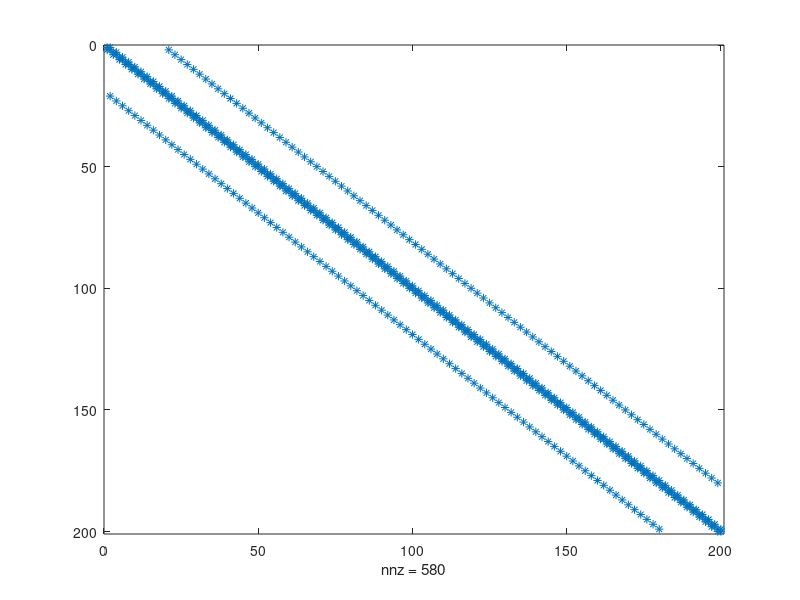

Here is the MATLAB script that generated this plot: (Note: this script raises an error after producing the figure.)
clear all;
close all;

p.NumBowties = 100;
p.REmitter = 1; % 1 ohm 
p.RCollector = 1; % 1 ohm 
%p.Area = 0.0001; % need to actually get a reasonable estimate  
p.Area = 5e-18; % 5 nm^2
%p.Beta = 0.9; % enhancement factor 
p.Beta = 25; % enhancement factor 
p.Distance = 10; % 10 nm
p.workFunction = 5.1; % work function of gold 
p.CemitterCollector = 0.1; % nano farad
p.Cparasitic = 0.08; % 0.1 nano farad
% p.Radius = 1; % 1 nm?
p.Radius = 10; % 1 nm
p.taby = csvread('rspa20140811supp3.csv');    
% number of rows
p.row = 10;
% number of columns 
p.col = 10;
p.Ccoupling = 0.03;
%u.jnano = 1;

v1 = 5;
v2 = 0;
u.vEmitter =  v1/p.REmitter;
u.vCollector = v2/p.RCollector;

% Stamp C and invert; stamp G
C = zeros(2*p.NumBowties);
G = zeros(2*p.NumBowties); % this is for the linear part. Non-linear part is stamped in eval_f 
for i = 1:2*p.NumBowties
    C(i,i) = p.CemitterCollector+p.Cparasitic;
    if mod(i,2) == 1
        C(i,i+1)= C(i,i+1)-p.CemitterCollector;
        G(i,i) = G(i,i) -1./(p.REmitter);
        if  i> 2*p.row
            C(i,i) = C(i,i) + p.Ccoupling;
            C(i,i-2*p.row+1) = C(i,i-2*p.row+1) -p.Ccoupling;
        end 
    else
        C(i,i-1)= -p.CemitterCollector;
        G(i,i) = -1./(p.RCollector);
        if i<= 2*p.row*(p.col-1)
            G(i,i) = G(i,i) + p.Ccoupling;
            C(i,i+2*p.row-1) = C(i,i+2*p.row-1) + p.Ccoupling;
        end
    end
end
figure;
spy(C)
invC = inv(C);
p.CG = invC*G;

x0 = zeros(2*p.NumBowties, 1);

t_stop = 0.5;
t_start = 0;
timestep = 0.005;

% Implement forward euler
X = ForwardEulerNew(x0,p,u,t_start,t_stop,timestep);

figure;
plot(X(5,:))
hold on;
plot(X(6,:))
plot(X(5+4*p.col,:))
plot(X(6+4*p.col,:))
plot(X(5+2*(p.row-1)*p.col, :))
plot(X(6+2*(p.row-1)*p.col, :))
legend('vodd1','veven1','vodd2','veven2','vodd3','veven3')
title('voltages over time','FontSize', 8)
hold off;

